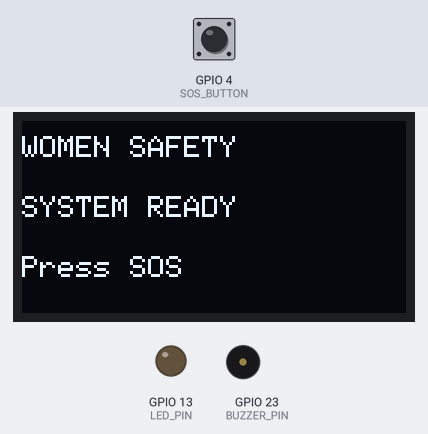
This sketch was run on a simulated ESP32. On the bench: 128×64 one-colour display, output pins drawn as LEDs (lit = HIGH), buzzer (waves = sounding, pin HIGH). The inputs (shaded band) are chosen by the test bench; at power-on: GPIO 4 (SOS_BUTTON) HIGH. Random numbers use the default seed unless the sketch sets one; the modem accepts every AT command (registered, SIM ready, sends succeed) and sends nothing else; what the sketch prints to the serial monitor is not drawn.

Above: at 2.2 s.
2.3 s: GPIO 4 (SOS_BUTTON) pulled LOW for 0.15 s
At 3.4 s:
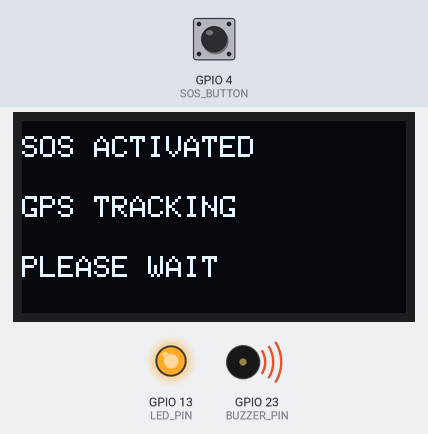
At 5.4 s:
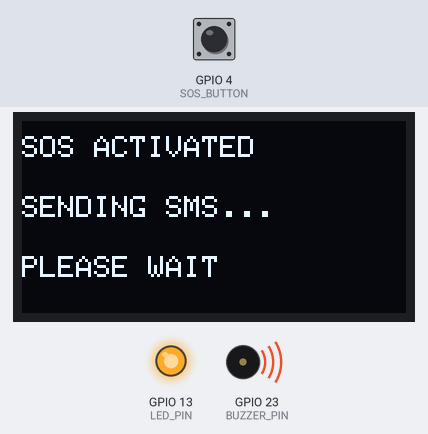
Timing chart, 0 to 19.6 s (numbered marks = the images above; inputs shaded):
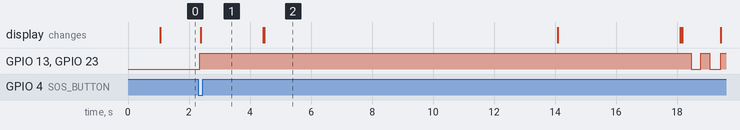

Measured:
- after the input at 2.3 s, GPIO 13 (LED_PIN), GPIO 23 (BUZZER_PIN): goes HIGH 16.1 s, LOW 0.30 s, HIGH 0.30 s, LOW 0.35 s, then HIGH, starting after 0.05 s; the display: changes after 0.08 s (image 1)

The sketch:

womensafetysmartwatch.ino.ino
```cpp
#include <Wire.h>
#include <Adafruit_GFX.h>
#include <Adafruit_SSD1306.h>

HardwareSerial GSM(1);

// =====================================================
// PIN DEFINITIONS
// =====================================================

#define GSM_RX 27
#define GSM_TX 26

#define SOS_BUTTON 4

#define LED_PIN 13
#define BUZZER_PIN 23

#define OLED_SDA 21
#define OLED_SCL 22

// =====================================================
// OLED
// =====================================================

#define SCREEN_WIDTH 128
#define SCREEN_HEIGHT 64

Adafruit_SSD1306 display(
  SCREEN_WIDTH,
  SCREEN_HEIGHT,
  &Wire,
  -1
);

// =====================================================
// PHONE NUMBER
// =====================================================

const char PARENT_NUMBER[] = "+918277123568";

// =====================================================
// STARTING GPS LOCATION
// =====================================================

double currentLatitude = 12.865851;
double currentLongitude = 74.924951;

// =====================================================
// SYSTEM VARIABLES
// =====================================================

bool emergencyTriggered = false;
bool gpsTracking = false;

unsigned long lastGPS = 0;

// =====================================================
// OLED FUNCTION
// =====================================================

void showOLED(String line1, String line2, String line3)
{
  display.clearDisplay();

  display.setTextSize(1);
  display.setTextColor(SSD1306_WHITE);

  display.setCursor(0, 5);
  display.println(line1);

  display.setCursor(0, 25);
  display.println(line2);

  display.setCursor(0, 45);
  display.println(line3);

  display.display();
}

// =====================================================
// LATITUDE → NMEA
// =====================================================

String toNMEALatitude(double latitude)
{
  double absoluteValue = abs(latitude);

  int degrees = (int)absoluteValue;

  double minutes =
    (absoluteValue - degrees) * 60.0;

  char result[20];

  sprintf(
    result,
    "%02d%07.4f",
    degrees,
    minutes
  );

  return String(result);
}

// =====================================================
// LONGITUDE → NMEA
// =====================================================

String toNMEALongitude(double longitude)
{
  double absoluteValue = abs(longitude);

  int degrees = (int)absoluteValue;

  double minutes =
    (absoluteValue - degrees) * 60.0;

  char result[20];

  sprintf(
    result,
    "%03d%07.4f",
    degrees,
    minutes
  );

  return String(result);
}

// =====================================================
// NMEA CHECKSUM
// =====================================================

void printNMEA(const String &sentence)
{
  byte checksum = 0;

  for (
    unsigned int i = 0;
    i < sentence.length();
    i++
  )
  {
    checksum ^= sentence[i];
  }

  Serial.print("$");
  Serial.print(sentence);
  Serial.print("*");

  if (checksum < 16)
  {
    Serial.print("0");
  }

  Serial.println(checksum, HEX);
}

// =====================================================
// SIMULATE GPS MOVEMENT
// =====================================================

void updateGPSLocation()
{
  /*
     Small changes simulate movement.

     0.00001 degree latitude ≈ 1.1 metres
     0.00001 degree longitude ≈ 1.1 metres
     approximately at this latitude.

     The random movement below is roughly
     a few metres every second.
  */

  double latitudeChange =
    random(-15, 16) / 1000000.0;

  double longitudeChange =
    random(-15, 16) / 1000000.0;

  currentLatitude += latitudeChange;
  currentLongitude += longitudeChange;
}

// =====================================================
// GENERATE GPS NMEA DATA
// =====================================================

void generateGPS()
{
  String lat =
    toNMEALatitude(currentLatitude);

  String lon =
    toNMEALongitude(currentLongitude);

  String northSouth =
    currentLatitude >= 0 ? "N" : "S";

  String eastWest =
    currentLongitude >= 0 ? "E" : "W";

  // =================================================
  // GPRMC
  // =================================================

  printNMEA(
    "GPRMC,170445.00,A," +
    lat + "," +
    northSouth + "," +
    lon + "," +
    eastWest +
    ",1.20,45.00,180926,,,A"
  );

  // =================================================
  // GPGGA
  // =================================================

  printNMEA(
    "GPGGA,170445.00," +
    lat + "," +
    northSouth + "," +
    lon + "," +
    eastWest +
    ",1,08,0.90,42.0,M,-0.5,M,,"
  );
}

// =====================================================
// DISPLAY CURRENT GPS LOCATION
// =====================================================

void displayLocation()
{
  // Serial
  Serial.println();
  Serial.println("================================");
  Serial.println(" GPS LOCATION");
  Serial.println("================================");

  Serial.print("Latitude : ");
  Serial.println(currentLatitude, 6);

  Serial.print("Longitude : ");
  Serial.println(currentLongitude, 6);

  Serial.print("Google Maps: ");

  Serial.print(
    "https://maps.google.com/?q="
  );

  Serial.print(currentLatitude, 6);

  Serial.print(",");

  Serial.println(currentLongitude, 6);

  Serial.println("================================");

  // =================================================
  // OLED
  // =================================================

  display.clearDisplay();

  display.setTextSize(1);
  display.setTextColor(SSD1306_WHITE);

  display.setCursor(0, 0);
  display.println("SOS - GPS ACTIVE");

  display.setCursor(0, 16);
  display.print("LAT:");
  display.println(currentLatitude, 6);

  display.setCursor(0, 31);
  display.print("LON:");
  display.println(currentLongitude, 6);

  display.setCursor(0, 48);
  display.println("TRACKING ACTIVE");

  display.display();
}

// =====================================================
// SEND SMS
// =====================================================

void sendSMS()
{
  Serial.println();
  Serial.println("Sending emergency SMS...");

  showOLED(
    "SOS ACTIVATED",
    "SENDING SMS...",
    "PLEASE WAIT"
  );

  // SMS mode
  GSM.println("AT+CMGF=1");

  delay(1000);

  // Recipient
  GSM.print("AT+CMGS=\"");
  GSM.print(PARENT_NUMBER);
  GSM.println("\"");

  delay(1500);

  // =================================================
  // SMS
  // =================================================

  GSM.println("EMERGENCY ALERT!");

  GSM.println(
    "Please help me. I am in danger."
  );

  GSM.println();

  GSM.print("Latitude: ");
  GSM.println(currentLatitude, 6);

  GSM.print("Longitude: ");
  GSM.println(currentLongitude, 6);

  GSM.println();

  GSM.print("Location: ");

  GSM.print(
    "https://maps.google.com/?q="
  );

  GSM.print(currentLatitude, 6);

  GSM.print(",");

  GSM.println(currentLongitude, 6);

  // CTRL + Z
  GSM.write(26);

  delay(7000);

  Serial.println("SMS SENT.");

  showOLED(
    "SOS ACTIVATED",
    "SMS SENT",
    "CALLING PARENT"
  );
}

// =====================================================
// MAKE CALL
// =====================================================

void makeCall()
{
  Serial.println();
  Serial.println("Calling parent...");

  GSM.print("ATD");
  GSM.print(PARENT_NUMBER);
  GSM.println(";");

  delay(1000);

  Serial.println("CALL STARTED.");

  showOLED(
    "SOS ACTIVATED",
    "CALLING PARENT",
    "STAY SAFE!"
  );
}

// =====================================================
// SETUP
// =====================================================

void setup()
{
  Serial.begin(115200);

  delay(1000);

  // Random seed
  randomSeed(
    micros()
  );

  Serial.println();
  Serial.println("================================");
  Serial.println(" SURAKSHA+ SYSTEM");
  Serial.println("================================");

  // =================================================
  // GSM
  // =================================================

  GSM.begin(
    9600,
    SERIAL_8N1,
    GSM_RX,
    GSM_TX
  );

  Serial.println("GSM INITIALIZED");

  // =================================================
  // SOS BUTTON
  // =================================================

  pinMode(
    SOS_BUTTON,
    INPUT_PULLUP
  );

  // =================================================
  // LED
  // =================================================

  pinMode(
    LED_PIN,
    OUTPUT
  );

  digitalWrite(
    LED_PIN,
    LOW
  );

  // =================================================
  // BUZZER
  // =================================================

  pinMode(
    BUZZER_PIN,
    OUTPUT
  );

  digitalWrite(
    BUZZER_PIN,
    LOW
  );

  // =================================================
  // OLED
  // =================================================

  Wire.begin(
    OLED_SDA,
    OLED_SCL
  );

  if (!display.begin(
        SSD1306_SWITCHCAPVCC,
        0x3C))
  {
    Serial.println("OLED NOT FOUND!");

    while (1)
    {
      delay(1000);
    }
  }

  // =================================================
  // INITIAL OLED
  // =================================================

  showOLED(
    "WOMEN SAFETY",
    "SYSTEM READY",
    "Press SOS"
  );

  Serial.println();
  Serial.println("SYSTEM READY");
  Serial.println("GPS TRACKING: OFF");
  Serial.println("Press SOS to activate GPS.");
  Serial.println();
}

// =====================================================
// LOOP
// =====================================================

void loop()
{
  // =================================================
  // WAIT FOR SOS
  // =================================================

  if (!emergencyTriggered)
  {
    if (digitalRead(SOS_BUTTON) == LOW)
    {
      delay(50);

      if (digitalRead(SOS_BUTTON) == LOW)
      {
        // =============================================
        // SOS ACTIVATED
        // =============================================

        emergencyTriggered = true;
        gpsTracking = true;

        Serial.println();
        Serial.println("================================");
        Serial.println(" SOS ACTIVATED");
        Serial.println("================================");

        Serial.println("GPS TRACKING STARTED");
        Serial.println();

        // =============================================
        // ALARM
        // =============================================

        digitalWrite(
          LED_PIN,
          HIGH
        );

        digitalWrite(
          BUZZER_PIN,
          HIGH
        );

        // =============================================
        // OLED
        // =============================================

        showOLED(
          "SOS ACTIVATED",
          "GPS TRACKING",
          "PLEASE WAIT"
        );

        delay(2000);

        // =============================================
        // FIRST GPS LOCATION
        // =============================================

        generateGPS();

        displayLocation();

        // =============================================
        // SEND SMS
        // =============================================

        sendSMS();

        // =============================================
        // CALL PARENT
        // =============================================

        delay(3000);

        makeCall();

        Serial.println();
        Serial.println("================================");
        Serial.println(" EMERGENCY SYSTEM ACTIVE");
        Serial.println(" GPS TRACKING ACTIVE");
        Serial.println("================================");
      }
    }
  }

  // =================================================
  // GPS TRACKING AFTER SOS
  // =================================================

  if (gpsTracking)
  {
    if (millis() - lastGPS >= 1000)
    {
      lastGPS = millis();

      // Change simulated location
      updateGPSLocation();

      // Print new GPS position
      generateGPS();

      // Display new position
      displayLocation();
    }
  }

  // =================================================
  // FLASH LED + BUZZER
  // =================================================

  if (emergencyTriggered)
  {
    digitalWrite(
      LED_PIN,
      HIGH
    );

    digitalWrite(
      BUZZER_PIN,
      HIGH
    );

    delay(300);

    digitalWrite(
      LED_PIN,
      LOW
    );

    digitalWrite(
      BUZZER_PIN,
      LOW
    );

    delay(300);
  }

  // =================================================
  // GSM RESPONSE
  // =================================================

  while (GSM.available())
  {
    Serial.write(
      GSM.read()
    );
  }
}
```
